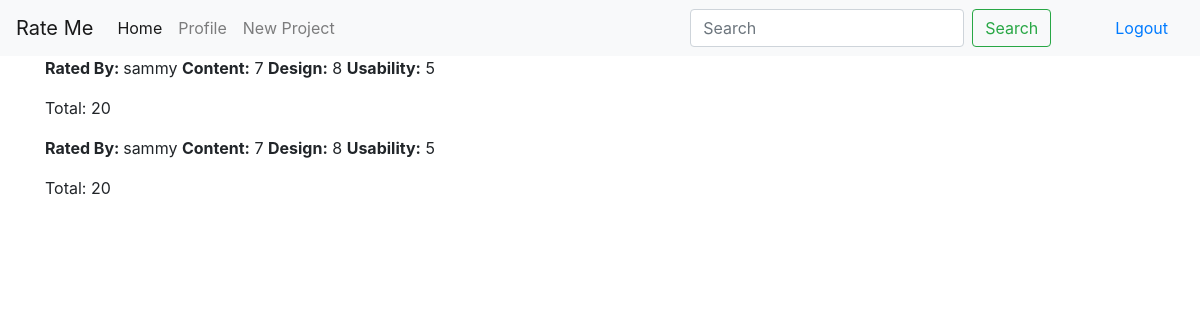
/view_ratings/3/ (signed in), run on the app's committed database.
### projects/models.py (models this page shows, shortened)
class Rating(models.Model):
    content = models.IntegerField(validators=[MaxValueValidator(10), MinValueValidator(1)], default=1)
    design = models.IntegerField(validators=[MaxValueValidator(10), MinValueValidator(1)], default=1)
    usability = models.IntegerField(validators=[MaxValueValidator(10), MinValueValidator(1)], default=1)
    author = models.ForeignKey(User, on_delete=models.CASCADE)
    project = models.ForeignKey(Project, on_delete=models.CASCADE)

### projects/views.py (the view)
# urls.py: path('view_ratings/<int:project_id>/', views.ViewRatings.as_view(), name='view_ratings'),
class ViewRatings(ListView):
    model = Rating
    def get_queryset(self):
        project_id = self.kwargs['project_id']
        rating = Rating.objects.filter(project=project_id)
        return rating

### templates/projects/rating_list.html
{% extends 'rateme/base.html' %}
{% load mathfilters %}
{% block content %}
    {% for rating in object_list %}
        <p><strong>Rated By: </strong>{{ rating.author }} <strong>Content:</strong> {{ rating.content }}
            <strong>Design:</strong> {{ rating.design }}
            <strong>Usability:</strong> {{ rating.usability }} </p>
        <p>Total: {{ rating.content|add:rating.design|add:rating.usability }} </p>
    {% endfor %}
{% endblock content %}

### data on the page
Rating: author "sammy", content "7", design "8", usability "5", content|add "20"
Rating: author "sammy", content "7", design "8", usability "5", content|add "20"
